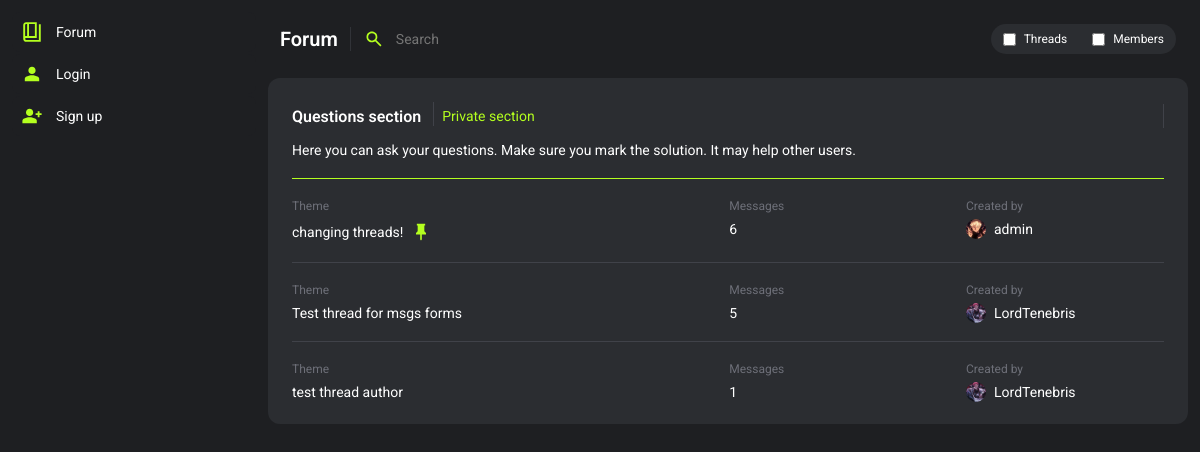
Page /forum/questions-section/ on the committed database.
### forum/models.py (models this page shows, shortened)
class Node(models.Model):
    name = models.CharField(max_length=225)
    slug = models.SlugField(max_length=225, blank=True, null=True)
    description = models.TextField(blank=True, default=None, null=True)
    type_question = models.BooleanField(default=False)
    type_private = models.BooleanField(default=False)
    user_only = models.BooleanField(default=False)
    staff_only = models.BooleanField(default=True)
    parent = models.ForeignKey('self', on_delete=models.SET_NULL, null=True, blank=True)

class Thread(models.Model):
    user = models.ForeignKey(User, on_delete=models.SET_NULL, null=True)
    title = models.CharField(max_length=225)
    slug = models.SlugField(max_length=225, blank=True, null=True)
    node = models.ForeignKey(Node, on_delete=models.CASCADE)
    is_closed = models.BooleanField(default=False)
    is_visible = models.BooleanField(default=True)
    is_pinned = models.BooleanField(default=False)
    msg_amount = models.IntegerField(blank=True, null=True, default=1)
    invis_reason = models.TextField(blank=True, null=True)
    deleted_by = models.ForeignKey(User, on_delete=models.SET_NULL, null=True, blank=True, related_name="thread_deleted_by")
    time_created = models.DateTimeField(default=datetime.now())
    time_changed = models.DateTimeField(null=True, blank=True)
    def __str__(self):
        return self.title

### users/models.py (models this page shows, shortened)
class Profile(models.Model):
    user = models.OneToOneField(User, on_delete=models.CASCADE)
    title = models.CharField(max_length=100, null=True, blank=True, default="Member")
    info = models.CharField(max_length=200, null=True, blank=True)
    profile_picture = models.CharField(max_length=225, null=True, blank=True, default="default.svg")
    warnings = models.SmallIntegerField(default=0)
    active_notifications = models.IntegerField(default=0)
    is_banned = models.BooleanField(default=False)
    banned_by = models.ForeignKey(User, related_name='banned_by', null=True, blank=True, on_delete=models.SET_NULL)
    ban_reason = models.TextField(null=True, blank=True)
    ban_time = models.DateTimeField(null=True, blank=True)

### forum/views.py (the view)
# urls.py: path('<slug:section>/', section, name='section'),
def section(request, section):
    context = {}
    try:
        node = Node.objects.get(slug__iexact = section)
    except:
        return render(request, 'error.html', {'error_str':base_strings.ERRORS['node_not_found']})
    try:
        child_nodes = Node.objects.filter(parent=node)
        context["child_nodes"] = child_nodes
    except:
        context["child_nodes"] = False
    threads_in_node = Thread.objects.filter(node=node).annotate(
            latest_msg=Max('message__id')).order_by('-id')
    pinned_threads = []
    unpinned_threads = []
    for thread in threads_in_node:
        last_msg = Message.objects.filter(thread=thread).order_by('-id').first()
        if last_msg:
            if last_msg.thread.is_pinned:
                pinned_threads.append((thread, last_msg))
            else:
                unpinned_threads.append((thread, last_msg))
    threads = pinned_threads + unpinned_threads
    context ["node"] = node
    context ["threads"] = threads
    return render(request, "forum_section.html", context)

### users/chat_processor.py (called while the page is built, shortened)
def profile_processor(request):
    chat_data = {}
    return chat_data

### forum/templates/forum_section.html (shortened to what this page needs)
{% extends 'base.html' %}
{% block style %}
    {% load static %}
    <link rel="stylesheet" href="{% static 'forum.css' %}">
    <link rel="stylesheet" href="{% static 'thread.css' %}">
{% endblock %}
{% block header %}
    <header class="wrapper">
        <h2 class="title">Forum</h2>
        <div class="headerLine"></div>
        <form class="wrapper headerSearch" action="{% url 'forum_main' %}" method="post">
            <input class="headerSearchInput" placeholder="Search" type="text" name="search" id="">
            <div class="wrapper forumSearchFilterContainer">
                <div class="wrapper forumSearchFilterBtn">
                    <input type="checkbox" name="content_type" id="threads_checkbox" value="threads">
                    <label for="threads_checkbox" class="forumSearchFilterText">Threads</label>
                </div>
                <div class="wrapper forumSearchFilterBtn">
                    <input type="checkbox" name="content_type" id="members_checkbox" value="members">
                    <label for="members_checkbox" class="forumSearchFilterText">Members</label>
                </div>
            </div>
        </form>
    </header>
{% endblock %}
{% block content %}
<div class="container content">
    <div class="container card">
        <div class="container mainCard">
            <div class="wrapper cardHeader">
                    <h2 class="cardTitle">{{ node.name }}</h2>
                <div class="wrapper" style="flex-grow: 1;">
                    {% if child_nodes %}
                        {% for child in child_nodes %}
                            <a class="forumCardHeaderBtn" href="{% url 'section' child.name|slugify %}">{{ child.name }}</a>
                        {% endfor %}
                    {% endif %}
                </div>
            </div>
            <p class="cardHeaderDescription">{{ node.description }}</p>
        </div>
        {% for thread, message in threads %}
            {% if thread.is_visible or perms.view_thread %}
                {% if not thread.node.type_private or perms.view_node or request.user == message.user %}
                    <div class="cardLine"></div>
                    <div class="cardSectionMultiple">
                        <a class="cardSectionItem" href="{% url 'thread' thread.node.name|slugify thread.title|slugify thread.id %}">
                            <div class="container cardSectionInnerItem">
                                <p class="meta">Theme</p>
                                <div class="wrapper" style="align-items: center; gap: 8px;">
                                    <p class="text">
                                        {% if not thread.is_visible %}
                                            <del>{{thread}}</del>
                                        {% else %}
                                            {{thread}}
                                        {% endif %}
                                    </p>
                                </div>
                            </div>
                            <div class="container cardSectionInnerItem">
                                <p class="meta">Messages</p>
                                <p class="text">{{ thread.msg_amount }}</p>
                            </div>
                        </a>
                        <a class="container cardSectionAutherItem" href="{% url 'profile_view' thread.user.id %}">
                            <p class="meta">Created by</p>
                            <div class="wrapper cardSectionAutherItemMetaContainer">
                                <img class="themeCardSectionProfilePicture" src="{{ media_url }}{{ thread.user.profile.profile_picture }}" alt="">
                                {% if perms.users.view_profile and thread.user.profile.is_banned %}
                                    <p class="text"><del>{{ thread.user.username }}</del></p>
                                {% else %}
                                    <p class="text">{{ thread.user.username }}</p>
                                {% endif %}
                            </div>
                        </a>
                    </div>
                {% endif %}
            {% endif %}
        {% endfor %}
    </div>
</div>
{% endblock %}

### base/static/themes/theme_0.css (style rules this page uses)
:root { --text: #ffffff; --text-muted: #6D6F78; --bg: #1E1F22; --primary: #2B2D31; --border_dark: #404249; --border_light: #313338; --isClickable: #404249; --focus: #313338; --accent: #B4FF1F; }

### base/static/style.css (style rules this page uses)
* { margin: 0; padding: 0; border: none; font-family: "Roboto", sans-serif; }
body { box-sizing: border-box; height: 100vh; background-color: var(--bg); display: grid; grid-template-columns: 256px minmax(256px , 1fr); gap: 12px; }
a { text-decoration: none; }
.container { display: flex; flex-direction: column; }
.wrapper { display: flex; }
.title { color: var(--text); font-size: 20px; font-weight: 600; }
.text { color: var(--text); font-size: 14px; }
.meta { color: var(--text-muted); font-size: 12px; }
.content { gap: 12px; }
header { padding: 12px; align-items: center; gap: 12px; }
.headerLine { width: 1px; height: 24px; border-left: 1px solid var(--border_light); }
.card { box-sizing: border-box; padding: 12px; border-radius: 12px; background-color: var(--primary); gap: 8px; }
.cardHeader { padding: 12px; align-items: center; gap: 12px; }
.cardTitle { font-weight: 600; font-size: 16px; color: var(--text); }
.cardLine { margin: 0px 12px; border-top: 1px solid var(--border_dark); }
.cardLine:nth-child(2) { border-top: 1px solid var(--accent); }
.cardSectionMultiple { display: grid; grid-template-columns: .75fr .25fr; gap: 8px; }
.cardSectionItem { box-sizing: border-box; width: 100%; padding: 12px; border-radius: 12px; display: grid; grid-template-columns: .675fr .325fr; gap: 12px; }
.cardSectionAutherItem { padding: 12px 12px 10px 12px; border-radius: 12px; gap: 6px; }
.cardSectionAutherItemMetaContainer { align-items: center; gap: 8px; }
.cardSectionInnerItem { box-sizing: border-box; width: 100%; gap: 8px; }

### forum/static/forum.css (style rules this page uses)
.cardHeaderDescription { padding: 0px 12px 12px 12px; font-size: 14px; color: var(--text); }
.forumCardHeaderBtn { padding: 6px 8px; font-size: 14px; color: var(--accent); }
.themeCardSectionProfilePicture { width: 20px; aspect-ratio: 1/1; border-radius: 100%; object-fit: cover; object-position: center; }
.headerSearch { flex-grow: 1; align-items: center; gap: 12px; }
.headerSearchInput { flex-grow: 1; padding: 6px 12px 6px 0px; font-size: 14px; color: var(--text); background-color: var(--bg); }
.forumSearchFilterBtn { align-items: center; gap: 8px; }
.forumSearchFilterText { color: var(--text); font-size: 12px; }
.forumSearchFilterContainer { padding: 8px 12px; border-radius: 32px; background-color: var(--primary); gap: 12px; }

### forum/static/thread.css (style rules this page uses)
.modToolsBtnIcon { aspect-ratio: 1/1; width: 20px; }

### rows in the picture
Node: name "Questions section", description "Here you can ask your questions. Make sure you mark the solution. It may help other users."
Node: name "Private section"
Thread: title "changing threads!", is_pinned True (drawn), msg_amount "6", user.profile.profile_picture (picture), user.username "admin"
Thread: title "Test thread for msgs forms", msg_amount "5", user.profile.profile_picture (picture), user.username "LordTenebris"
Thread: title "test thread author", msg_amount "1", user.profile.profile_picture (picture), user.username "LordTenebris"
